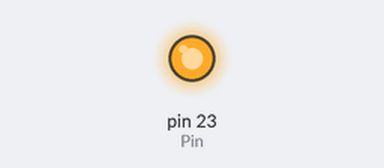
Bench run of a program on a simulated Raspberry Pi (header pin numbers). Shown: output pins drawn as LEDs (lit = HIGH). At 3.0 s the program stops and its outputs stay as they are.

Above: at 0.1 s.
At 3.1 s:
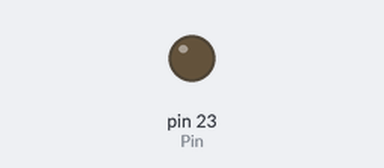
Timing chart, 0 to 4.5 s (numbered marks = the images above):
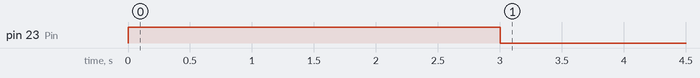

The program:

diod.py
```python
try:
	import RPi.GPIO as GPIO
except:
	print "Error importing GPIO"

import time

GPIO.setmode(GPIO.BOARD)

Pin=23

GPIO.setup(Pin,GPIO.OUT,initial=GPIO.LOW)

#switch on, off

GPIO.output(Pin,GPIO.HIGH)
time.sleep(3)
GPIO.output(Pin,GPIO.LOW)


GPIO.cleanup()
```

Measured:
- by itself, pin 23 (Pin): LOW → HIGH at 0.00 s, → LOW 3.0 s later
